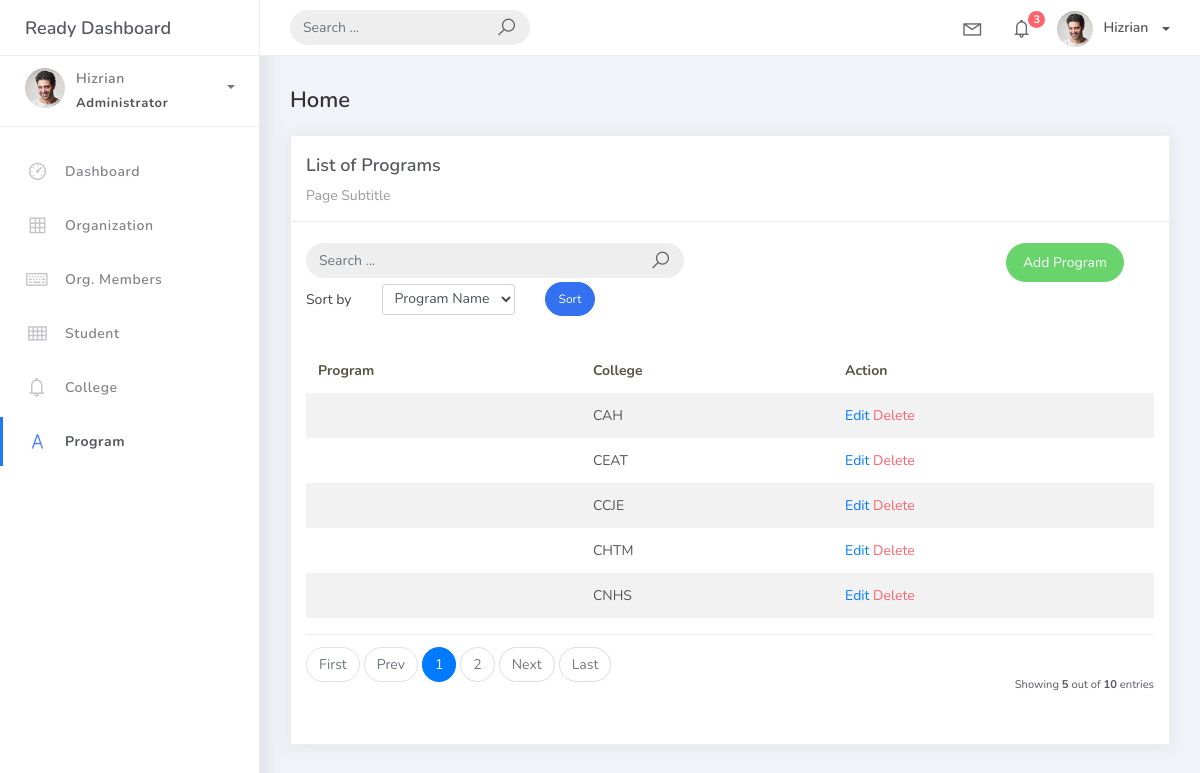
The page /program_list on the database its author committed.
### studentorg/models.py (models this page shows, shortened)
class BaseModel(models.Model):
    created_at = models.DateTimeField(auto_now_add=True, db_index=True)
    updated_at = models.DateTimeField(auto_now=True)
    class Meta:
        abstract = True

class Program(BaseModel):
    prog_name = models.CharField(max_length=150)
    college = models.ForeignKey(College, on_delete=models.CASCADE)

class College(BaseModel):
    college_name = models.CharField(max_length=150)
    def __str__(self):
        return self.college_name

### studentorg/views.py (the view)
# urls.py: path('program_list', ProgramListView.as_view(), name='program-list'),
class ProgramListView(ListView):
    model = Program
    context_object_name = 'programs'
    template_name = 'program_list.html'
    paginate_by = 5
    ordering = ["college__college_name","prog_name"]
    def get_queryset(self):
        qs = super().get_queryset()
        query = self.request.GET.get("q")
        if query:
            qs = qs.filter(
            Q(prog_name__icontains=query) |
            Q(college__college_name__icontains=query)
        )
        return qs
    def get_ordering(self):
        allowed = ["prog_name", "college__college_name"]
        sort_by = self.request.GET.get("sort_by")
        if sort_by in allowed:
            return sort_by
        return "prog_name"

### templates/program_list.html (shortened to what this page needs)
{% extends 'base.html' %}
{% load static %}
{% block content %}
<div class="content">
  <div class="container-fluid">
    <h4 class="page-title">Home</h4>
    <div class="row">
      <div class="col-md-12">
        <div class="card">
          <div class="card-header">
            <div class="card-title">List of Programs</div>
            <div class="card-category">Page Subtitle</div>
          </div>
          <br />
<div class="col-md-12 row">
  <div class="col-md-6">
    <form class="navbar-left navbar-form nav-search mr-md-3" action="">
      <div class="input-group">
        <input type="text" placeholder="Search ..." class="form-control" />
        <div class="input-group-append">
          <span class="input-group-text">
            <i class="la la-search search-icon"></i>
          </span>
        </div>
      </div>
    </form>
  </div>
  <div class="col-md-6">
    <div class="pull-right">
      <a href="{% url 'program-add' %}" class="btn btn-success btn-rounded">Add Program</a>
    </div>
  </div>
</div>
<div class="col-md-12">
    <form method="get" class="row g-2 align-items-center">
        <div class="col-auto">
            <label for="smallSelect" class="col-form-label">Sort by</label>
        </div>
        <div class="col-auto">
            <select class="form-control form-control-sm" id="smallSelect" name="sort_by">
                <option value="prog_name" {% if request.GET.sort_by == "prog_name" %}selected{% endif %}>Program Name</option>
            </select>
        </div>
        <div class="col-auto">
            <button type="submit" class="btn btn-primary btn-sm btn-rounded">Sort</button>
        </div>
    </form>
</div>
<div class="card-body">
            <table class="table table-striped mt-3">
              <thead>
                <tr>
                  <th scope="col">Program</th>
                  <th scope="col">College</th>
                  <th scope="col">Action</th>
                </tr>
              </thead>
              <tbody>
                {% for object in object_list %}
                <tr>
                  <td>{{ object.program }}</td>
                  <td>{{ object.college }}</td>
                  <td>
                    <a href="program_list/{{ object.id }}">Edit</a>
                    <a href="program_list/{{ object.id }}/delete" class="text-danger">Delete</a>
                </td>
                </tr>
                {% empty %}
                <tr>
                  <td colspan="4" style="text-align: center">
                    <p class="text-sm font-weight-bold mb-0">No Records Found</p>
                  </td>
                </tr>
                {% endfor %}
              </tbody>
            </table>
            {% include 'includes/pagination.html' %}
          </div>
        </div>
      </div>
    </div>
  </div>
</div>
{% endblock %}

### rows shown on the page
Program: college "CAH"
Program: college "CEAT"
Program: college "CCJE"
Program: college "CHTM"
Program: college "CNHS"

### other values the page prints
{{ page_num }} "1"
{{ page_num }} "2"
{{ object_list.count }} "5"
{{ paginator.count }} "10"
